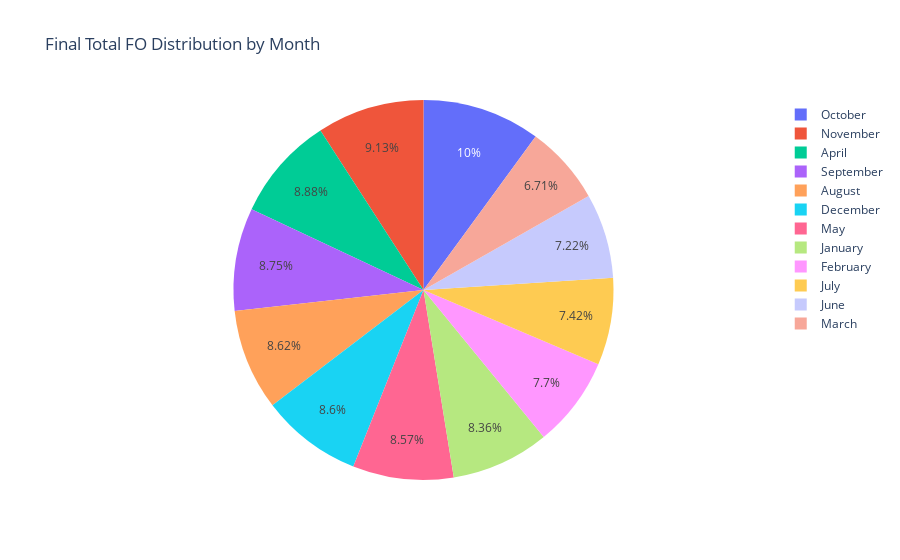

The cell this chart's notebook holds for it:
### Markdown cell above
### using plotly

### Code cell
import plotly.express as px

month_data = df.groupby('Month_Name')['Final_Total_FO'].sum().reset_index()

chat = px.pie(month_data, names='Month_Name', values='Final_Total_FO', title='Final Total FO Distribution by Month')

fig.show()

### Figure 1 — Plotly figure (JSON) as saved in the notebook; plotly's stock layout.template omitted (floating-point values rounded to 4 significant figures)
{"data": [{"domain": {"x": [0, 1], "y": [0, 1]}, "hovertemplate": "Month_Name=%{label}<br>Final_Total_FO=%{value}<extra></extra>", "labels": ["April", "August", "December", "February", "January", "July", "June", "March", "May", "November", "October", "September"], "legendgroup": "", "name": "", "showlegend": true, "type": "pie", "values": [6419.0, 6230.0, 6217.0, 5565.0, 6040.0, 5361.0, 5221.0, 4854.0, 6199.0, 6600.0, 7262.0, 6327.0]}], "layout": {"autosize": true, "legend": {"tracegroupgap": 0}, "title": {"text": "Final Total FO Distribution by Month"}}}
